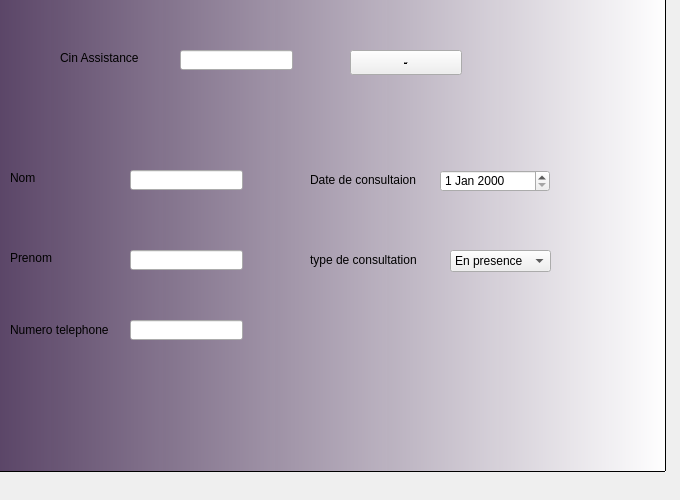
      <widget class="QWidget" name="tab_3">
       <attribute name="title">
        <string>Modifier une consultation</string>
       </attribute>
       <widget class="QTableView" name="tableView_2">
        <property name="geometry">
         <rect>
          <x>-5</x>
          <y>-19</y>
          <width>671</width>
          <height>491</height>
         </rect>
        </property>
        <property name="styleSheet">
         <string notr="true">background-color: qlineargradient(spread:pad, x1:0, y1:0, x2:1, y2:0, stop:0 rgba(86, 64, 99, 249), stop:1 rgba(255, 255, 255, 255));</string>
        </property>
       </widget>
       <widget class="QLineEdit" name="le_cin_assis2">
        <property name="geometry">
         <rect>
          <x>180</x>
          <y>50</y>
          <width>113</width>
          <height>20</height>
         </rect>
        </property>
       </widget>
       <widget class="QPushButton" name="pb_consultation_modifier">
        <property name="geometry">
         <rect>
          <x>350</x>
          <y>50</y>
          <width>112</width>
          <height>25</height>
         </rect>
        </property>
        <property name="font">
         <font>
          <pointsize>-1</pointsize>
          <weight>75</weight>
          <bold>true</bold>
          <underline>true</underline>
          <strikeout>false</strikeout>
         </font>
        </property>
        <property name="cursor">
         <cursorShape>PointingHandCursor</cursorShape>
        </property>
        <property name="text">
         <string>Modifier</string>
        </property>
       </widget>
       <widget class="QLineEdit" name="le_nom_assis2">
        <property name="geometry">
         <rect>
          <x>130</x>
          <y>170</y>
          <width>113</width>
          <height>20</height>
         </rect>
        </property>
       </widget>
       <widget class="QLineEdit" name="le_prenom_assis2">
        <property name="geometry">
         <rect>
          <x>130</x>
          <y>250</y>
          <width>113</width>
          <height>20</height>
         </rect>
        </property>
       </widget>
       <widget class="QLineEdit" name="le_numero2_2">
        <property name="geometry">
         <rect>
          <x>130</x>
          <y>320</y>
          <width>113</width>
          <height>20</height>
         </rect>
        </property>
       </widget>
       <widget class="QLabel" name="label_23">
        <property name="geometry">
         <rect>
          <x>60</x>
          <y>50</y>
          <width>91</width>
          <height>16</height>
         </rect>
        </property>
        <property name="text">
         <string>Cin Assistance</string>
        </property>
       </widget>
       <widget class="QLabel" name="label_24">
        <property name="geometry">
         <rect>
          <x>10</x>
          <y>170</y>
          <width>91</width>
          <height>16</height>
         </rect>
        </property>
        <property name="text">
         <string>Nom</string>
        </property>
       </widget>
       <widget class="QLabel" name="label_25">
        <property name="geometry">
         <rect>
          <x>10</x>
          <y>250</y>
          <width>91</width>
          <height>16</height>
         </rect>
        </property>
        <property name="text">
         <string>Prenom</string>
        </property>
       </widget>
       <widget class="QLabel" name="label_26">
        <property name="geometry">
         <rect>
          <x>10</x>
          <y>320</y>
          <width>121</width>
          <height>20</height>
         </rect>
        </property>
        <property name="text">
         <string>Numero telephone</string>
        </property>
       </widget>
       <widget class="QLabel" name="label_27">
        <property name="geometry">
         <rect>
          <x>310</x>
          <y>170</y>
          <width>131</width>
          <height>20</height>
         </rect>
        </property>
        <property name="text">
         <string>Date de consultaion</string>
        </property>
       </widget>
       <widget class="QDateEdit" name="le_date2">
        <property name="geometry">
         <rect>
          <x>440</x>
          <y>170</y>
          <width>110</width>
          <height>22</height>
         </rect>
        </property>
       </widget>
       <widget class="QLabel" name="label_28">
        <property name="geometry">
         <rect>
          <x>310</x>
          <y>250</y>
          <width>141</width>
          <height>20</height>
         </rect>
        </property>
        <property name="text">
         <string>type de consultation</string>
        </property>
       </widget>
       <widget class="QComboBox" name="le_type_consultation2">
        <property name="geometry">
         <rect>
          <x>450</x>
          <y>250</y>
          <width>101</width>
          <height>22</height>
         </rect>
        </property>
        <item>
         <property name="text">
          <string>En presence</string>
         </property>
        </item>
        <item>
         <property name="text">
          <string>A distance</string>
         </property>
        </item>
       </widget>
      </widget>
